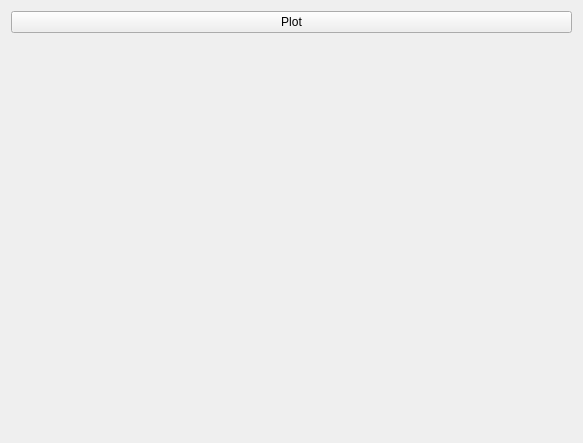
<ui version="4.0" >
 <class>Form</class>
 <widget class="QWidget" name="Form" >
  <property name="geometry" >
   <rect>
    <x>0</x>
    <y>0</y>
    <width>583</width>
    <height>443</height>
   </rect>
  </property>
  <property name="windowTitle" >
   <string>matplotlib, PyQt4 and Designer</string>
  </property>
  <layout class="QHBoxLayout" >
   <item>
    <layout class="QVBoxLayout" >
     <item>
      <widget class="QPushButton" name="plotBtn" >
       <property name="text" >
        <string>Plot</string>
       </property>
      </widget>
     </item>
     <item>
      <widget class="MPL_Widget" native="1" name="plotWidget" />
     </item>
    </layout>
   </item>
  </layout>
 </widget>
 <customwidgets>
  <customwidget>
   <class>MPL_Widget</class>
   <extends>QWidget</extends>
   <header>mpl_pyqt4_widget</header>
   <container>1</container>
  </customwidget>
 </customwidgets>
 <resources/>
 <connections/>
</ui>
